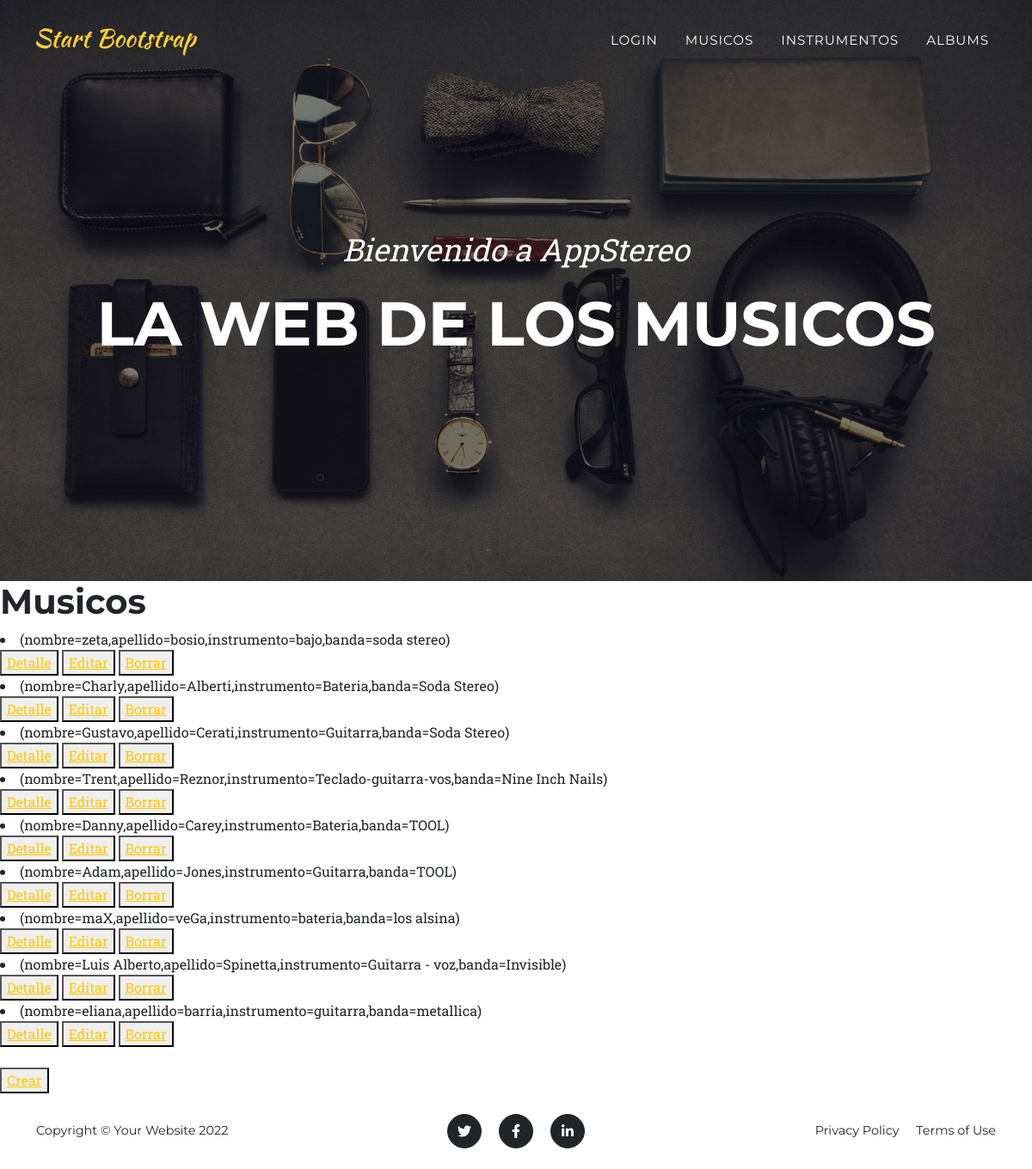
The app's page /musico/list/ with its own data.
### AppStereo/models.py (models this page shows)
class Musicos(models.Model):
    nombre = models.CharField(max_length=50)
    apellido = models.CharField(max_length=50)
    edad = models.IntegerField()
    instrumento = models.CharField(max_length=50)
    banda = models.CharField(max_length=50)
    def __str__(self):
        return f"(nombre={self.nombre},apellido={self.apellido},instrumento={self.instrumento},banda={self.banda})"

### AppStereo/views.py (the view)
# urls.py: path('musico/list/', MusicosList.as_view(), name='musico_list'),
class MusicosList(ListView):
    model = Musicos
    template_name = "AppStereo/musico_list.html"

### AppStereo/templates/AppStereo/musico_list.html (shortened to what this page needs)
{% extends "AppStereo/base.html" %}
{% load static %}
{% block contenido %}
<h1>Musicos</h1>
{% for musico in object_list %}
    <li>{{musico}}</li>
        <button>
            <a href="{% url 'musico_detalle' musico.id %}">Detalle</a>
        </button>
        <button>
            <a href="{% url 'musico_editar' musico.id %}">Editar</a>
        </button>
        <button>
            <a href="{% url 'musico_eliminar' musico.id %}">Borrar</a>
        </button>
{% endfor %}
<br>
<br>
<button>
    <a href="{% url 'musico_nuevo' musico.id %}">Crear</a>
</button>
{% endblock %}

### records on screen
Musicos: nombre+apellido+instrumento "(nombre=zeta,apellido=bosio,instrumento=bajo,banda=soda stereo)"
Musicos: nombre+apellido+instrumento "(nombre=Charly,apellido=Alberti,instrumento=Bateria,banda=Soda Stereo)"
Musicos: nombre+apellido+instrumento "(nombre=Gustavo,apellido=Cerati,instrumento=Guitarra,banda=Soda Stereo)"
Musicos: nombre+apellido+instrumento "(nombre=Trent,apellido=Reznor,instrumento=Teclado-guitarra-vos,banda=Nine Inch Nails)"
Musicos: nombre+apellido+instrumento "(nombre=Danny,apellido=Carey,instrumento=Bateria,banda=TOOL)"
Musicos: nombre+apellido+instrumento "(nombre=Adam,apellido=Jones,instrumento=Guitarra,banda=TOOL)"
Musicos: nombre+apellido+instrumento "(nombre=maX,apellido=veGa,instrumento=bateria,banda=los alsina)"
Musicos: nombre+apellido+instrumento "(nombre=Luis Alberto,apellido=Spinetta,instrumento=Guitarra - voz,banda=Invisible)"
Musicos: nombre+apellido+instrumento "(nombre=eliana,apellido=barria,instrumento=guitarra,banda=metallica)"
